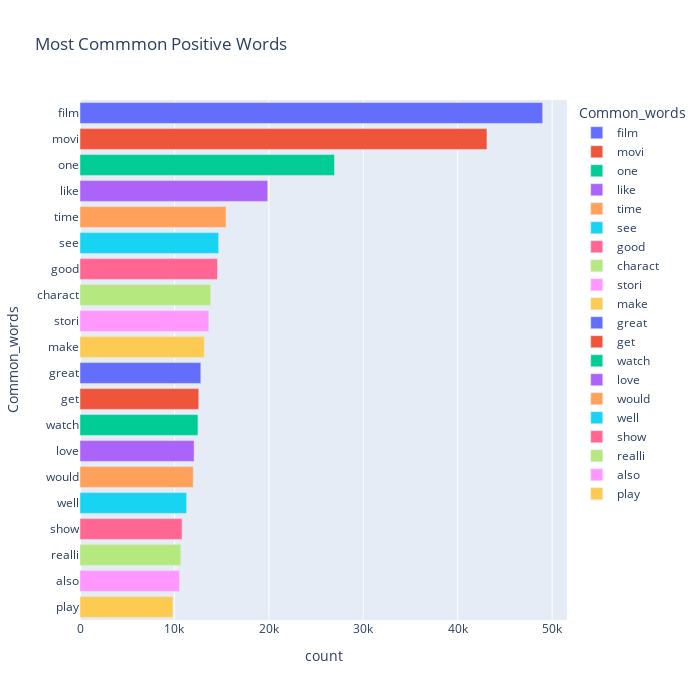

The code cell stored with this chart in its notebook:
### Code cell
#Most common words in positive, and negative sentiment
pos_sent = df[df['sentiment']==1]
neg_sent = df[df['sentiment']==0]
common = Counter([item for i in pos_sent['list_of_words'] for item in i])
temp_pos = pd.DataFrame(common.most_common(20))
temp_pos.columns = ['Common_words','count']
fig = px.bar(temp_pos, x="count", y="Common_words", title='Most Commmon Positive Words', orientation='h', 
             width=700, height=700,color='Common_words')
fig.show()

### Figure 1 — Plotly figure (JSON) as saved in the notebook; plotly's stock layout.template omitted (floating-point values rounded to 4 significant figures)
{"data": [{"alignmentgroup": "True", "hovertemplate": "Common_words=%{y}<br>count=%{x}<extra></extra>", "legendgroup": "film", "marker": {"color": "#636efa", "pattern": {"shape": ""}}, "name": "film", "offsetgroup": "film", "orientation": "h", "showlegend": true, "textposition": "auto", "type": "bar", "x": [48996], "xaxis": "x", "y": ["film"], "yaxis": "y"}, {"alignmentgroup": "True", "hovertemplate": "Common_words=%{y}<br>count=%{x}<extra></extra>", "legendgroup": "movi", "marker": {"color": "#EF553B", "pattern": {"shape": ""}}, "name": "movi", "offsetgroup": "movi", "orientation": "h", "showlegend": true, "textposition": "auto", "type": "bar", "x": [43097], "xaxis": "x", "y": ["movi"], "yaxis": "y"}, {"alignmentgroup": "True", "hovertemplate": "Common_words=%{y}<br>count=%{x}<extra></extra>", "legendgroup": "one", "marker": {"color": "#00cc96", "pattern": {"shape": ""}}, "name": "one", "offsetgroup": "one", "orientation": "h", "showlegend": true, "textposition": "auto", "type": "bar", "x": [26949], "xaxis": "x", "y": ["one"], "yaxis": "y"}, {"alignmentgroup": "True", "hovertemplate": "Common_words=%{y}<br>count=%{x}<extra></extra>", "legendgroup": "like", "marker": {"color": "#ab63fa", "pattern": {"shape": ""}}, "name": "like", "offsetgroup": "like", "orientation": "h", "showlegend": true, "textposition": "auto", "type": "bar", "x": [19881], "xaxis": "x", "y": ["like"], "yaxis": "y"}, {"alignmentgroup": "True", "hovertemplate": "Common_words=%{y}<br>count=%{x}<extra></extra>", "legendgroup": "time", "marker": {"color": "#FFA15A", "pattern": {"shape": ""}}, "name": "time", "offsetgroup": "time", "orientation": "h", "showlegend": true, "textposition": "auto", "type": "bar", "x": [15462], "xaxis": "x", "y": ["time"], "yaxis": "y"}, {"alignmentgroup": "True", "hovertemplate": "Common_words=%{y}<br>count=%{x}<extra></extra>", "legendgroup": "see", "marker": {"color": "#19d3f3", "pattern": {"shape": ""}}, "name": "see", "offsetgroup": "see", "orientation": "h", "showlegend": true, "textposition": "auto", "type": "bar", "x": [14682], "xaxis": "x", "y": ["see"], "yaxis": "y"}, {"alignmentgroup": "True", "hovertemplate": "Common_words=%{y}<br>count=%{x}<extra></extra>", "legendgroup": "good", "marker": {"color": "#FF6692", "pattern": {"shape": ""}}, "name": "good", "offsetgroup": "good", "orientation": "h", "showlegend": true, "textposition": "auto", "type": "bar", "x": [14562], "xaxis": "x", "y": ["good"], "yaxis": "y"}, {"alignmentgroup": "True", "hovertemplate": "Common_words=%{y}<br>count=%{x}<extra></extra>", "legendgroup": "charact", "marker": {"color": "#B6E880", "pattern": {"shape": ""}}, "name": "charact", "offsetgroup": "charact", "orientation": "h", "showlegend": true, "textposition": "auto", "type": "bar", "x": [13844], "xaxis": "x", "y": ["charact"], "yaxis": "y"}, {"alignmentgroup": "True", "hovertemplate": "Common_words=%{y}<br>count=%{x}<extra></extra>", "legendgroup": "stori", "marker": {"color": "#FF97FF", "pattern": {"shape": ""}}, "name": "stori", "offsetgroup": "stori", "orientation": "h", "showlegend": true, "textposition": "auto", "type": "bar", "x": [13642], "xaxis": "x", "y": ["stori"], "yaxis": "y"}, {"alignmentgroup": "True", "hovertemplate": "Common_words=%{y}<br>count=%{x}<extra></extra>", "legendgroup": "make", "marker": {"color": "#FECB52", "pattern": {"shape": ""}}, "name": "make", "offsetgroup": "make", "orientation": "h", "showlegend": true, "textposition": "auto", "type": "bar", "x": [13166], "xaxis": "x", "y": ["make"], "yaxis": "y"}, {"alignmentgroup": "True", "hovertemplate": "Common_words=%{y}<br>count=%{x}<extra></extra>", "legendgroup": "great", "marker": {"color": "#636efa", "pattern": {"shape": ""}}, "name": "great", "offsetgroup": "great", "orientation": "h", "showlegend": true, "textposition": "auto", "type": "bar", "x": [12794], "xaxis": "x", "y": ["great"], "yaxis": "y"}, {"alignmentgroup": "True", "hovertemplate": "Common_words=%{y}<br>count=%{x}<extra></extra>", "legendgroup": "get", "marker": {"color": "#EF553B", "pattern": {"shape": ""}}, "name": "get", "offsetgroup": "get", "orientation": "h", "showlegend": true, "textposition": "auto", "type": "bar", "x": [12579], "xaxis": "x", "y": ["get"], "yaxis": "y"}, {"alignmentgroup": "True", "hovertemplate": "Common_words=%{y}<br>count=%{x}<extra></extra>", "legendgroup": "watch", "marker": {"color": "#00cc96", "pattern": {"shape": ""}}, "name": "watch", "offsetgroup": "watch", "orientation": "h", "showlegend": true, "textposition": "auto", "type": "bar", "x": [12492], "xaxis": "x", "y": ["watch"], "yaxis": "y"}, {"alignmentgroup": "True", "hovertemplate": "Common_words=%{y}<br>count=%{x}<extra></extra>", "legendgroup": "love", "marker": {"color": "#ab63fa", "pattern": {"shape": ""}}, "name": "love", "offsetgroup": "love", "orientation": "h", "showlegend": true, "textposition": "auto", "type": "bar", "x": [12085], "xaxis": "x", "y": ["love"], "yaxis": "y"}, {"alignmentgroup": "True", "hovertemplate": "Common_words=%{y}<br>count=%{x}<extra></extra>", "legendgroup": "would", "marker": {"color": "#FFA15A", "pattern": {"shape": ""}}, "name": "would", "offsetgroup": "would", "orientation": "h", "showlegend": true, "textposition": "auto", "type": "bar", "x": [11996], "xaxis": "x", "y": ["would"], "yaxis": "y"}, {"alignmentgroup": "True", "hovertemplate": "Common_words=%{y}<br>count=%{x}<extra></extra>", "legendgroup": "well", "marker": {"color": "#19d3f3", "pattern": {"shape": ""}}, "name": "well", "offsetgroup": "well", "orientation": "h", "showlegend": true, "textposition": "auto", "type": "bar", "x": [11290], "xaxis": "x", "y": ["well"], "yaxis": "y"}, {"alignmentgroup": "True", "hovertemplate": "Common_words=%{y}<br>count=%{x}<extra></extra>", "legendgroup": "show", "marker": {"color": "#FF6692", "pattern": {"shape": ""}}, "name": "show", "offsetgroup": "show", "orientation": "h", "showlegend": true, "textposition": "auto", "type": "bar", "x": [10809], "xaxis": "x", "y": ["show"], "yaxis": "y"}, {"alignmentgroup": "True", "hovertemplate": "Common_words=%{y}<br>count=%{x}<extra></extra>", "legendgroup": "realli", "marker": {"color": "#B6E880", "pattern": {"shape": ""}}, "name": "realli", "offsetgroup": "realli", "orientation": "h", "showlegend": true, "textposition": "auto", "type": "bar", "x": [10674], "xaxis": "x", "y": ["realli"], "yaxis": "y"}, {"alignmentgroup": "True", "hovertemplate": "Common_words=%{y}<br>count=%{x}<extra></extra>", "legendgroup": "also", "marker": {"color": "#FF97FF", "pattern": {"shape": ""}}, "name": "also", "offsetgroup": "also", "orientation": "h", "showlegend": true, "textposition": "auto", "type": "bar", "x": [10549], "xaxis": "x", "y": ["also"], "yaxis": "y"}, {"alignmentgroup": "True", "hovertemplate": "Common_words=%{y}<br>count=%{x}<extra></extra>", "legendgroup": "play", "marker": {"color": "#FECB52", "pattern": {"shape": ""}}, "name": "play", "offsetgroup": "play", "orientation": "h", "showlegend": true, "textposition": "auto", "type": "bar", "x": [9842], "xaxis": "x", "y": ["play"], "yaxis": "y"}], "layout": {"barmode": "relative", "height": 700, "legend": {"title": {"text": "Common_words"}, "tracegroupgap": 0}, "title": {"text": "Most Commmon Positive Words"}, "width": 700, "xaxis": {"anchor": "y", "autorange": true, "domain": [0, 1], "range": [0, 51570.0], "title": {"text": "count"}, "type": "linear"}, "yaxis": {"anchor": "x", "autorange": true, "categoryarray": ["play", "also", "realli", "show", "well", "would", "love", "watch", "get", "great", "make", "stori", "charact", "good", "see", "time", "like", "one", "movi", "film"], "categoryorder": "array", "domain": [0, 1], "range": [-0.5, 19.5], "title": {"text": "Common_words"}, "type": "category"}}}
